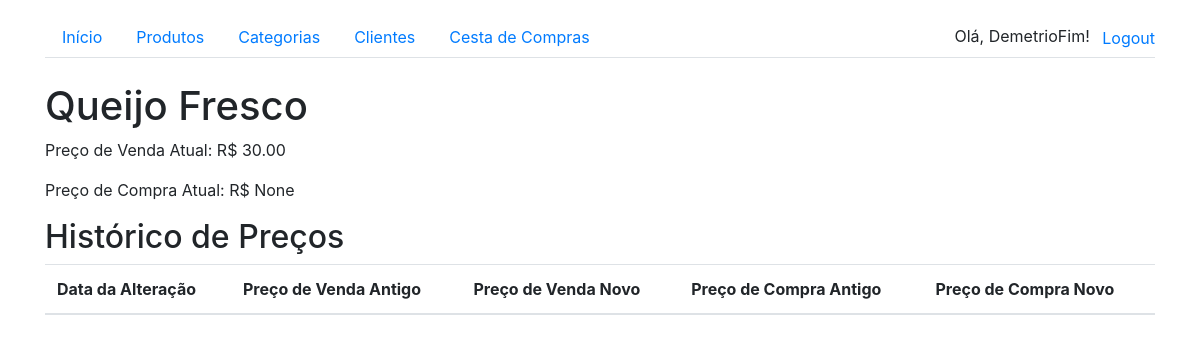
Screenshot of /produtos/2/detalhes_produto/ (signed in) with the database file from the repository.
### products/models.py (models this page shows, shortened)
class Produto(models.Model):
    nome = models.CharField(max_length=255)
    descricao = models.TextField()
    preco_venda = models.DecimalField(max_digits=10, decimal_places=2)
    preco_compra = models.DecimalField(max_digits=10, decimal_places=2, null=True, blank=True)  # Novo campo
    imagem = models.ImageField(upload_to='produtos/', blank=True, null=True)
    categoria = models.ForeignKey(Categoria, on_delete=models.CASCADE, related_name='produtos')

### products/views.py (the view)
# urls.py: path('produtos/<int:produto_id>/detalhes_produto/', views.detalhes_produto, name='detalhes_produto'),
def detalhes_produto(request, produto_id):
    produto = get_object_or_404(Produto, id=produto_id)
    historicos = produto.historico_precos.all().order_by('-alterado_em')
    return render(request, 'products/detalhes_produto.html', {
        'produto': produto,
        'historicos': historicos
    })

### products/templates/products/detalhes_produto.html (shortened to what this page needs)
{% extends 'base.html' %}
{% block content %}
<h1>{{ produto.nome }}</h1>
<p>Preço de Venda Atual: R$ {{ produto.preco_venda }}</p>
<p>Preço de Compra Atual: R$ {{ produto.preco_compra }}</p>
<h2>Histórico de Preços</h2>
<table class="table">
    <thead>
        <tr>
            <th>Data da Alteração</th>
            <th>Preço de Venda Antigo</th>
            <th>Preço de Venda Novo</th>
            <th>Preço de Compra Antigo</th>
            <th>Preço de Compra Novo</th>
        </tr>
    </thead>
</table>
{% endblock %}

### products/templates/base.html (shortened to what this page needs)
<!DOCTYPE html>
<html lang="en">
<head>
    <link rel="stylesheet" href="https://stackpath.bootstrapcdn.com/bootstrap/4.5.2/css/bootstrap.min.css">
</head>
<body>
    <div class="container">
        <ul class="nav nav-tabs mt-3">
            <li class="nav-item">
                <a class="nav-link" href="{% url 'index' %}">Início</a>
            </li>
            <li class="nav-item">
                <a class="nav-link" href="{% url 'lista_produtos' %}">Produtos</a>
            </li>
            <li class="nav-item">
                <a class="nav-link" href="{% url 'lista_categorias' %}">Categorias</a>
            </li>
            <li class="nav-item">
                <a class="nav-link" href="{% url 'lista_clientes' %}">Clientes</a>
            </li>
            <li class="nav-item">
                <a class="nav-link" href="{% url 'lista_cestas' %}">Cesta de Compras</a>
            </li>
            <li class="nav-item ml-auto">
                {% if user.is_authenticated %}
                    <span class="navbar-text mr-2">Olá, {{ user.username }}!</span>
                    <form method="post" action="{% url 'logout' %}" style="display: inline;">
                        <button type="submit" class="btn btn-link nav-link" style="display: inline; padding: 0; border: none; background: none;">Logout</button>
                    </form>
                {% else %}
                    <a class="nav-link" href="{% url 'login' %}">Login</a>
                {% endif %}
            </li>
        </ul>
        <div class="mt-4">
            {% block content %}
            {% endblock %}
        </div>
    </div>
</body>
</html>

### rows the page displays
Produto: nome "Queijo Fresco", preco_venda "30.00", preco_compra "None"

### other values shown
{{ user.username }} "DemetrioFim"
